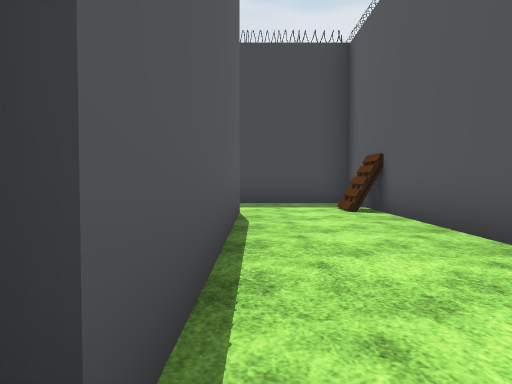
View 1 (above)

24 first-person views from a walk through a Unity game level. The camera is 1.2 m above the floor, tilts 2° down and sees 70° across. The floor is counted in squares, 2 m on a side. Each view is taken from the middle of a square. On the plan, view 1 faces up. The plan holds only what a view shows up to about 10 squares ahead; the rest is blank. The place goes on beyond the plan. Flat ground stands in for the terrain. The player is left out. Some surface patterns are stand-ins.

View 2
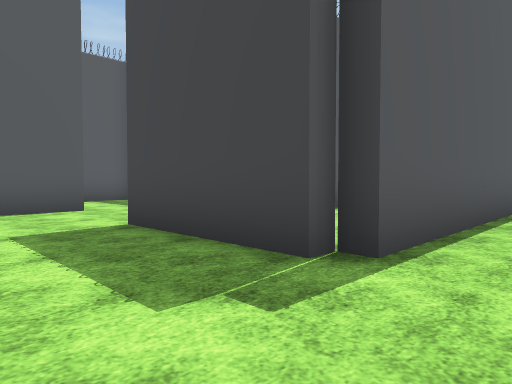

View 3
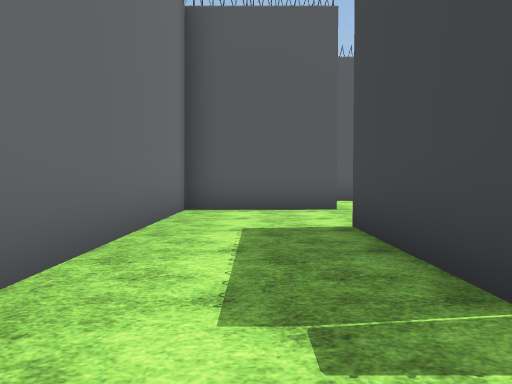

View 4
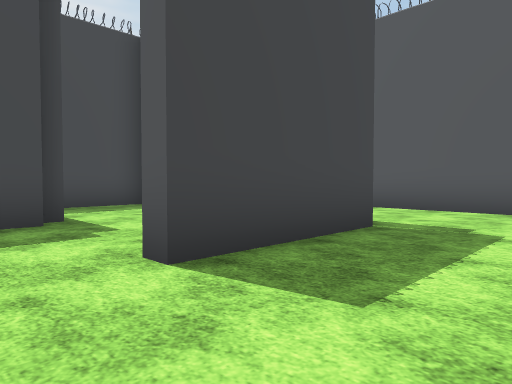

View 5
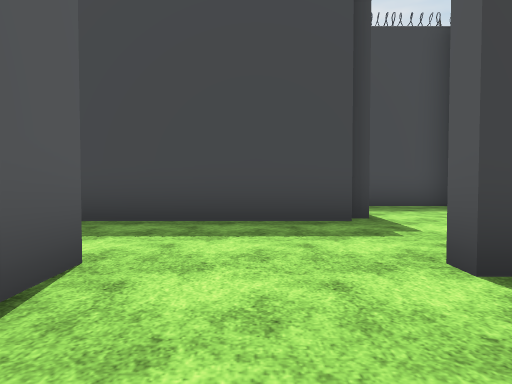

View 6
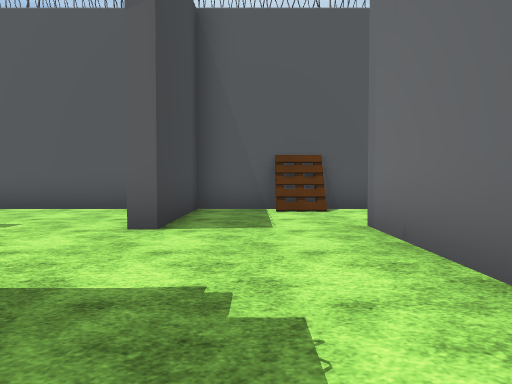

View 7
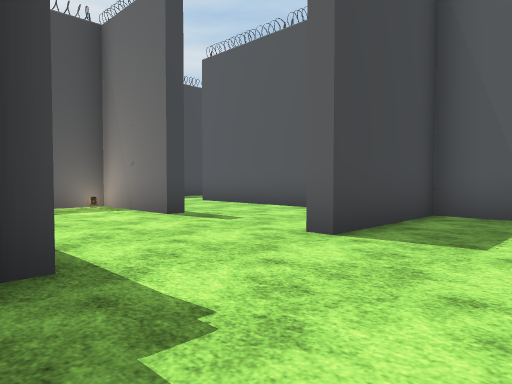

View 8
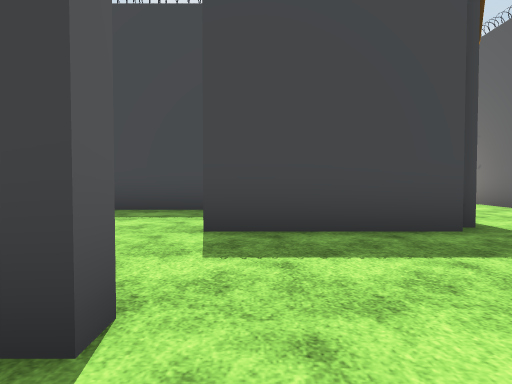

View 9
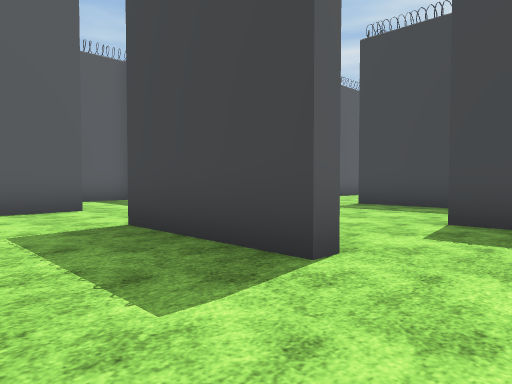

View 10
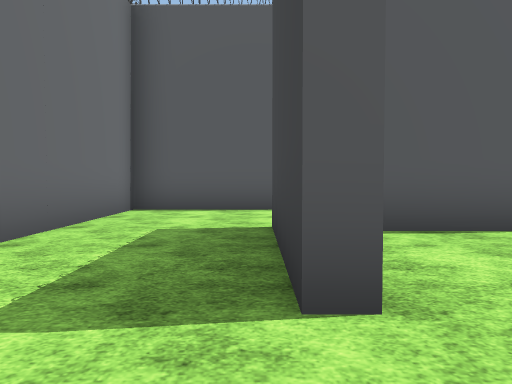

View 11
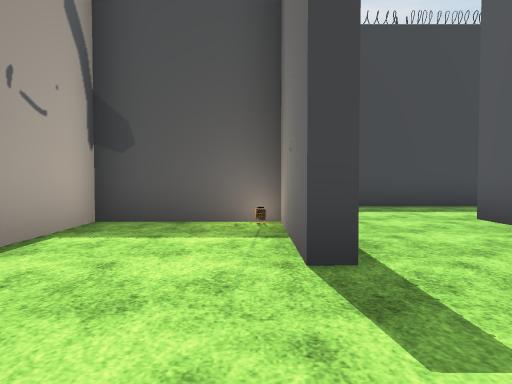

View 12
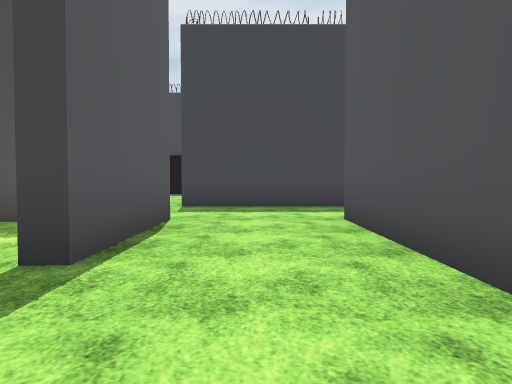

View 13
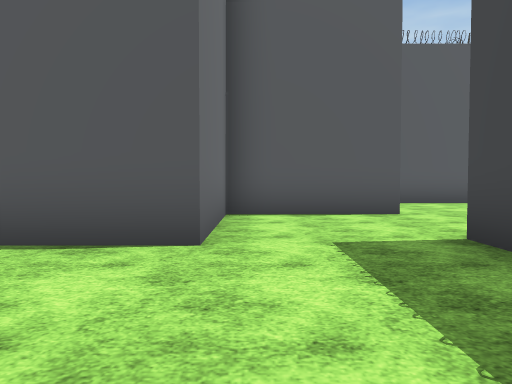

View 14
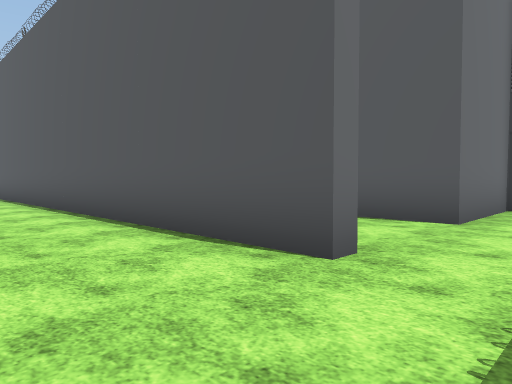

View 15
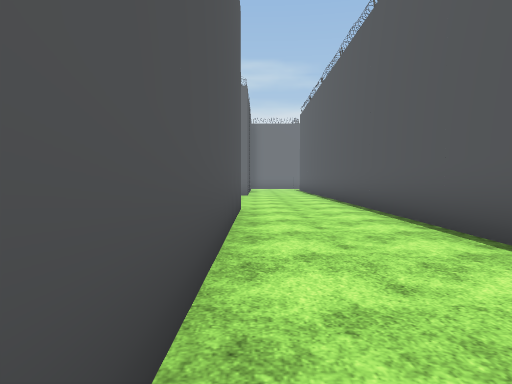

View 16
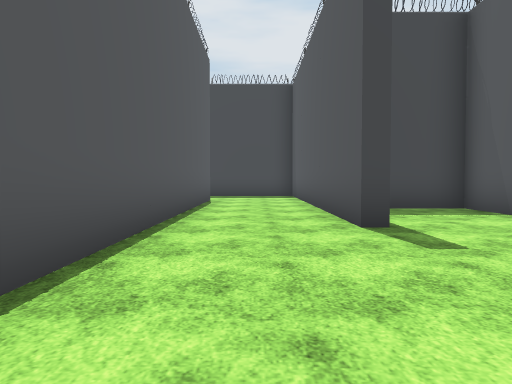

View 17
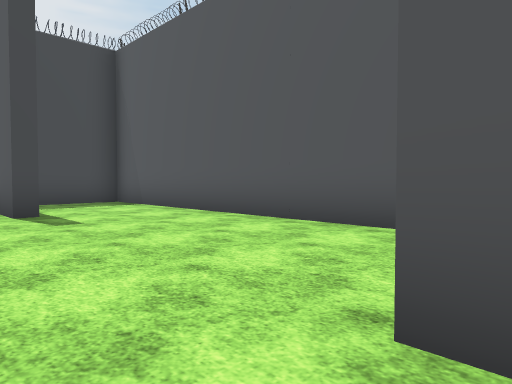

View 18
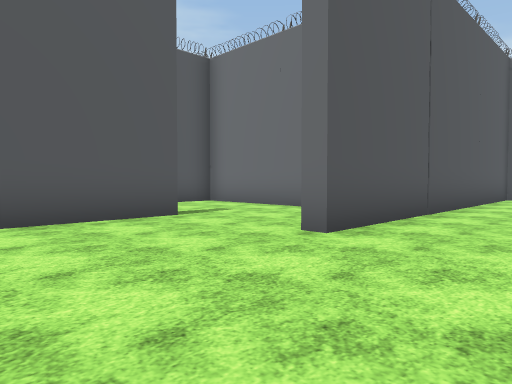

View 19
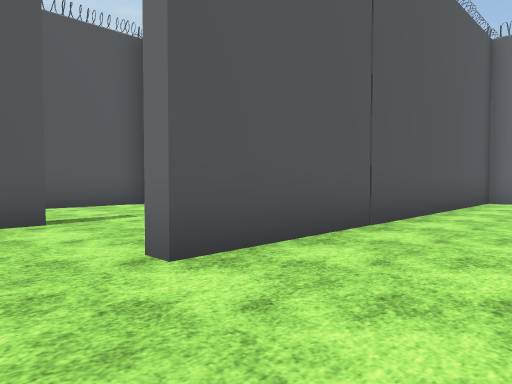

View 20
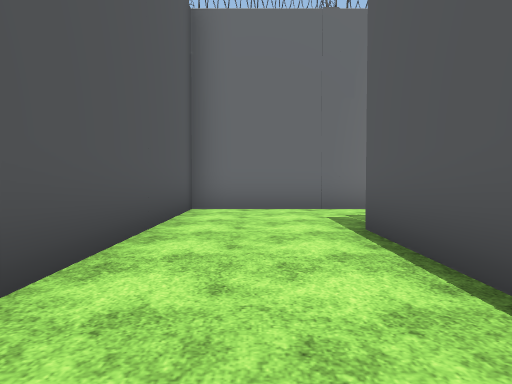

View 21
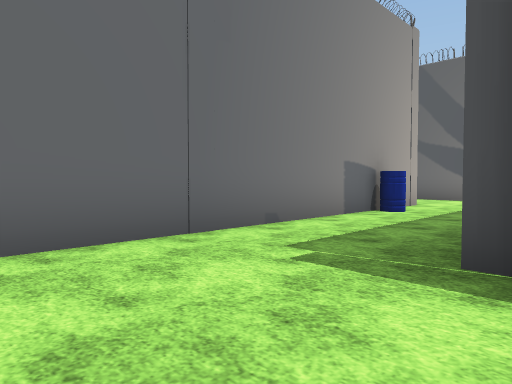

View 22
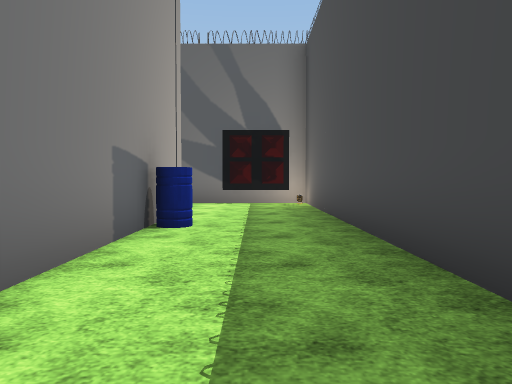

View 23
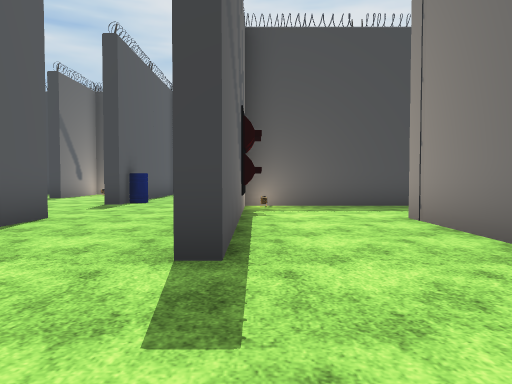

View 24
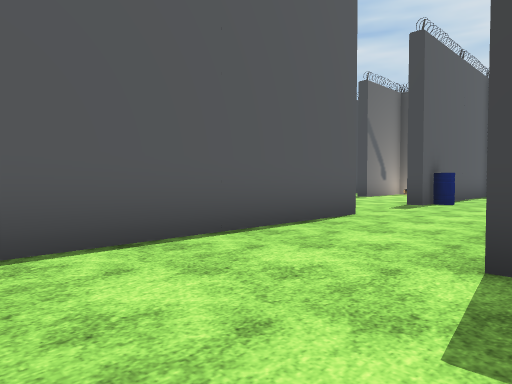

### Floor plan
Ten units are one square. View 1 is at (0, 0); x grows to the right and y downward. Boxes are objects, and circles mark ways between rooms. Rooms are numbered by the first view taken in them; rooms with no view inside come last. Other rooms are left out.
<svg viewBox="-127 -190 244 300">
<path fill="none" stroke="#000" d="M-6 -62 -25 -62M-30 -66 -3 -66 -3 -6 -7 -6 -7 -2 -36 -2 -36 -6M-35 -32 -65 -32M23 -105 23 -155M-62 -6 -62 24 -9 24M23 8 23 -92 -6 -92 -6 -96M-3 -155 -3 -125 -6 -125 -6 -151 -33 -151 -33 -131M26 -181 -8 -181M-92 -90 -92 -74M-70 -122 -96 -122M-35 -92 -66 -92M-66 -66 -66 -62 -96 -62M-122 -66 -122 -36 -84 -36M58 -95 53 -95 53 -166M53 -36 57 -36M83 -35 83 -125 64 -125M79 -6 108 -6M23 -155 27 -155 27 -51M112 -5 112 -29M40 -181 26 -181M-92 53 -92 105M-92 0 -92 14M-36 76 -36 54 53 54 53 -36M-65 -32 -75 -32M12 27 -62 27 -62 83 -66 83M27 -2 27 24M-33 -185 -33 -155 -3 -155"/>
<rect x="15" y="-75" width="10" height="10" fill="#bbb"><title>other object</title></rect>
<rect x="-95" y="15" width="10" height="10" fill="#bbb"><title>barrel</title></rect>
<rect x="-25" y="45" width="10" height="10" fill="#bbb"><title>barrel</title></rect>
<circle cx="-40" cy="-75" r="3" fill="#2a7"/>
<circle cx="20" cy="-165" r="3" fill="#2a7"/>
<circle cx="-70" cy="-15" r="3" fill="#2a7"/>
<circle cx="-10" cy="-165" r="3" fill="#2a7"/>
<circle cx="-55" cy="-60" r="3" fill="#2a7"/>
<circle cx="35" cy="-35" r="3" fill="#2a7"/>
<text x="-10" y="-70">1</text>
<text x="-70" y="-90">2</text>
<text x="-90" y="-50">3</text>
<text x="60" y="-80">4</text>
<text x="-80" y="40">5</text>
<text x="-20" y="-170">6</text>
</svg>
Room 1 opens to room 2. Room 1 opens to room 4. Room 1 opens to room 5. Room 1 opens to room 6. Room 2 opens to room 3. Room 4 opens to room 5.

Where each view was taken, in squares from view 1:
view 1: 0 up, 0 right, facing up
view 2: 2 down, 1 right, facing up-left
view 3: 1 down, 1 right, facing left
view 4: 2 down, 5 left, facing up-right
view 5: 2 down, 5 left, facing up
view 6: 8 up, 5 left, facing right
view 7: 7 up, 4 left, facing up-right
view 8: 5 up, 6 left, facing up
view 9: 4 up, 5 left, facing up-left
view 10: 6 up, 5 left, facing left
view 11: 10 up, 1 left, facing up
view 12: 10 up, 1 right, facing up
view 13: 16 up, 3 right, facing left
view 14: 17 up, 5 right, facing down-left
view 15: 17 up, 5 right, facing down
view 16: 5 up, 4 right, facing up
view 17: 3 up, 4 right, facing up-right
view 18: 7 up, 3 right, facing down-right
view 19: 5 up, 3 right, facing down-right
view 20: 2 up, 4 right, facing down
view 21: 2 down, 5 right, facing down-left
view 22: 4 down, 3 right, facing left
view 23: 11 down, 6 left, facing up
view 24: 11 down, 6 left, facing up-left
